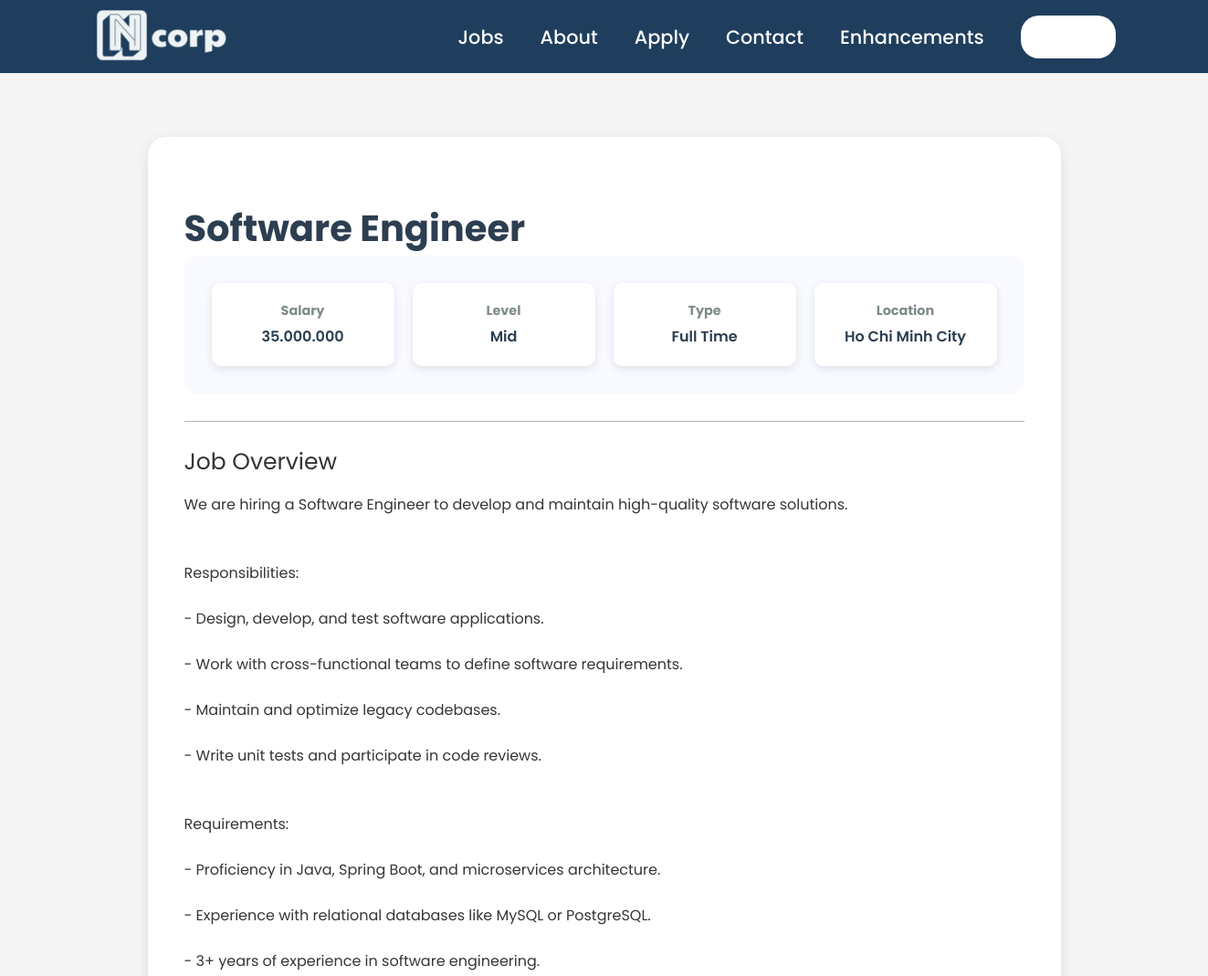
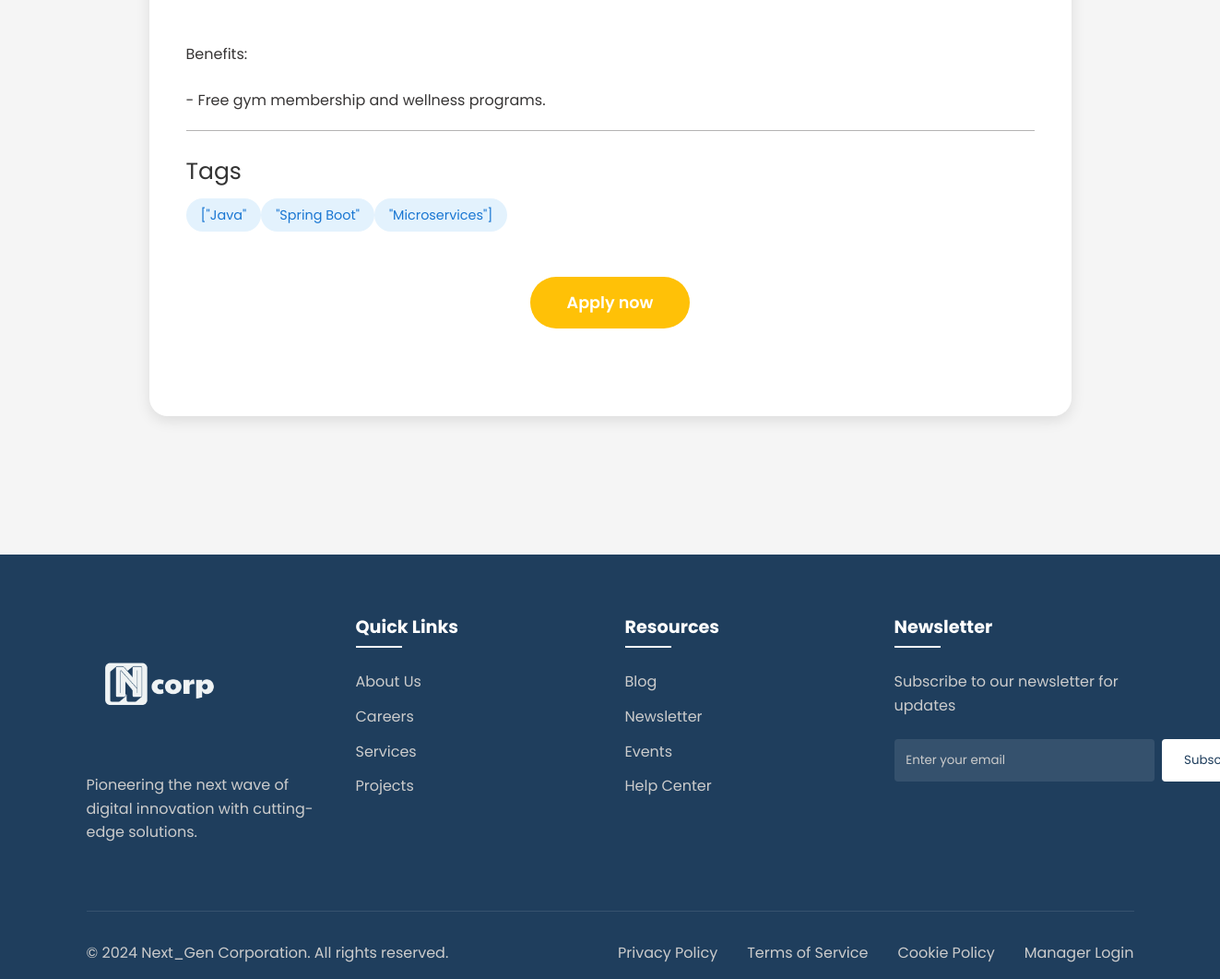
Screenshot of /job_detail.php?id=6 with the database file from the repository (2 pictures, top to bottom).
### tables this page shows
CREATE TABLE IF NOT EXISTS `jobs` (
  `id` int NOT NULL AUTO_INCREMENT,
  `title` varchar(255) NOT NULL,
  `tag` varchar(50) DEFAULT NULL,
  `salary` varchar(50) DEFAULT NULL,
  `type` varchar(50) DEFAULT NULL,
  `level` varchar(50) DEFAULT NULL,
  `location` varchar(100) DEFAULT NULL,
  `tags` TEXT DEFAULT NULL,
  `link` varchar(255) DEFAULT NULL,
  `description` text,
  PRIMARY KEY (`id`)
);

### job_detail.php (the view, shortened to what this page needs)
<?php
require("settings.php");
$conn = new mysqli($host, $user, $pwd, $sql_db);
$job_id = intval($_GET['id']);
$sql = "SELECT * FROM jobs WHERE id = ?";
$stmt = $conn->prepare($sql);
$stmt->bind_param("i", $job_id);
$stmt->execute();
$result = $stmt->get_result();
$job = $result->fetch_assoc();
?>
<!DOCTYPE html>
<html lang="en">
<head>
    <link rel="stylesheet" href="./styles/style-job-detail.css">
</head>
<body>
    <?php require("header.inc"); ?>
    <div class="container">
<h1 class="job-title"><strong><?php echo htmlspecialchars($job['title']); ?></strong></h1>
        <div class="job-details">
            <div class="detail-card">
<div class="label"><strong>Salary</strong></div>
                <div class="value"><?php echo htmlspecialchars($job['salary']); ?></div>
            </div>
            <div class="detail-card">
<div class="label"><strong>Level</strong></div>
                <div class="value"><?php echo htmlspecialchars($job['level']); ?></div>
            </div>
            <div class="detail-card">
<div class="label"><strong>Type</strong></div>
                <div class="value"><?php echo htmlspecialchars($job['type']); ?></div>
            </div>
            <div class="detail-card">
<div class="label"><strong>Location</strong></div>
                <div class="value"><?php echo htmlspecialchars($job['location']); ?></div>
            </div>
        </div>
        <div class="section-title">Job Overview</div>
        <div class="section-content">
            <p><?php echo nl2br(htmlspecialchars($job['description'])); ?></p>
        </div>
        <?php if (!empty($job['tags'])): ?>
            <div class="section-title">Tags</div>
            <div class="section-content">
                <?php
                $tags = explode(',', $job['tags']);
                foreach ($tags as $tag) {
                    echo '<span class="tag">' . htmlspecialchars(trim($tag)) . '</span>';
                }
                ?>
            </div>
        <?php endif; ?>
        <div class="apply-button">
            <button><a href="apply.php?id=<?php echo $job['id']; ?>">Apply now</a></button>
        </div>
    </div>
    <?php require("footer.inc"); ?>
</body>
</html>

### styles/style-job-detail.css (style rules this page uses)
* { margin: 0; padding: 0; box-sizing: border-box; font-family: "Poppins", sans-serif; }
body { position: relative; }
h1 { font-size: 3rem; font-weight: 600; opacity: 0; transform: translateY(30px); animation: fadeInUp 1s forwards; }
#w-btn a, .apply-button button a { text-decoration: none; color: inherit; }
body { font-family: 'Roboto', sans-serif; margin: 0; padding: 0; background-color: #f5f5f5; }
h1 { font-size: 24px; color: #333; }
.container { max-width: 1000px; margin: 150px auto; background: white; border-radius: 20px; padding: 40px; box-shadow: 0 5px 15px rgba(0, 0, 0, 0.1); opacity: 0; transform: translateY(20px); animation: fadeInUp 0.8s forwards; }
.job-title { font-size: 2.5em; color: #2c3e50; margin-bottom: 30px; opacity: 0; animation: fadeIn 0.8s forwards 0.3s; }
.job-details { display: grid; grid-template-columns: repeat(4, 1fr); gap: 20px; background-color: #f8faff; padding: 30px; border-radius: 15px; margin-bottom: 30px; }
.detail-card { text-align: center; padding: 20px; border-radius: 10px; background: white; box-shadow: 0 3px 10px rgba(0, 0, 0, 0.1); transform: translateY(20px); opacity: 0; animation: slideUp 0.5s forwards; transition: transform 0.3s ease; }
.detail-card:nth-child(1) { animation-delay: 0.4s; }
.detail-card:nth-child(2) { animation-delay: 0.6s; }
.detail-card:nth-child(3) { animation-delay: 0.8s; }
.detail-card:nth-child(4) { animation-delay: 1s; }
.detail-card .label { color: #7f8c8d; font-size: 0.9em; margin-bottom: 5px; }
.detail-card .value { color: #2c3e50; font-weight: 600; }
.apply-button { text-align: center; margin: 40px 0; opacity: 0; animation: fadeIn 0.8s forwards 1.2s; }
.apply-button button { background-color: #ffc107; color: white; border: none; margin: 15px; padding: 15px 40px; font-size: 1.1em; border-radius: 30px; cursor: pointer; transition: all 0.3s ease; font-weight: 600; }
.apply-button button a { text-decoration: none; color: inherit; }
.tag { background-color: #e3f2fd; color: #1976d2; padding: 8px 16px; border-radius: 20px; font-size: 0.9em; opacity: 0; transform: scale(0.9); animation: scaleIn 0.5s forwards; }
.tag:nth-child(1) { animation-delay: 1.4s; }
.tag:nth-child(2) { animation-delay: 1.5s; }
.tag:nth-child(3) { animation-delay: 1.6s; }
.section-title { font-size: 25px; color: #333; margin-top: 20px; margin-bottom: 10px;; border-top: 1px solid #b4b3b3; padding-top: 25px; }
.section-content { margin-top: 15px; }
.section-content p { margin: 5px 0; color: #373535; }

### rows the page displays
jobs: title "Software Engineer", salary "35.000.000", level "Mid", type "Full Time", location "Ho Chi Minh City", description "We are hiring a Software Engineer to develop and maintain high-quality software solutions. Responsibilities: - Design, develop, and test software applications. - Work with cross-functional teams to define software requirements. - Maintain and optimize legacy codebases. - Write unit tests and participate in code reviews. Requirements: - Proficiency in Java, Spring Boot, and microservices architecture. - Experience with relational databases like MySQL or PostgreSQL. - 3+ years of experience in software engineering. Benefits: - Free gym membership and wellness programs.", tags "[\"Java\"", tags "\"Spring Boot\"", tags "\"Microservices\"]"
